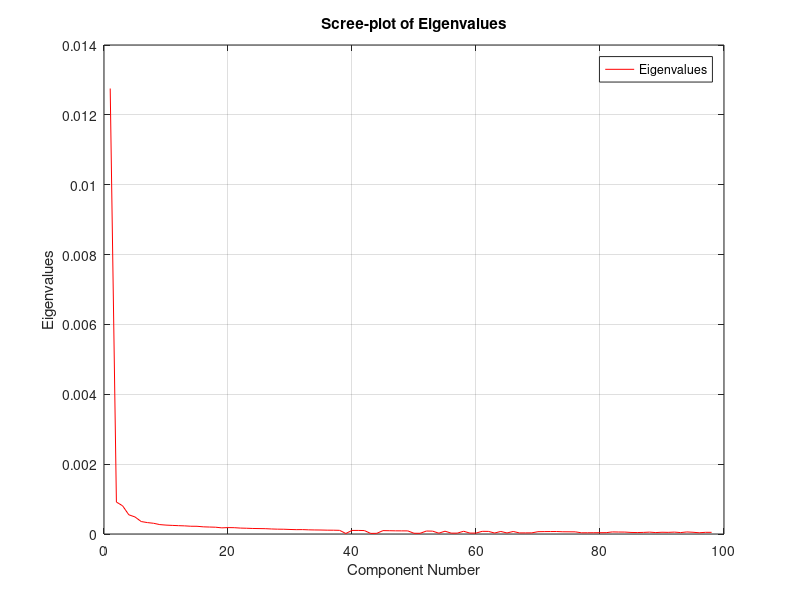

The MATLAB source for this figure: (Note: this script raises an error after producing the figure.)
close all;
clear all;
load('SP100_2011_2013.mat');
m = size(Y,1);
n = length(Y);
Q = n/m;

%Section 1
%% Question 1.
Y = Y';
sampleMean = mean(Y);
for i = 1:n
    Xs(i,:) = Y(i,:) - sampleMean;
end
Xs = Xs';

%% Question 2.
sigma_s = (1/n)*(Xs)*(Xs');
eigSigma_s = eig(sigma_s);

figure(1);
plot(eigSigma_s,'-r');
title('Scree-plot of Eigenvalues');
xlabel('Component Number');
ylabel('Eigenvalues');
set(gcf,'color','w');
legend('Eigenvalues');
grid on;

%% Question 3a.
D = diag(diag(sigma_s));
Cs = (D^(-1/2))*(sigma_s)*(D^(-1/2));

[Cs_eigenVector,Cs_eigenValue] = eig(Cs);
[lambdaSorted,index_lambda]=sort(diag(Cs_eigenValue),'descend');
%Cs_eigenValue_Sorted = Cs_eigenValue(index_lambda,index_lambda);
Cs_eigenVector_Sorted = Cs_eigenVector(:,index_lambda);

figure(2);
histn(lambdaSorted,0,0.1,50);
title('Eigenvalues of C_{s}');
xlabel('Eigenvalue (\lambda)');
ylabel('Probability Density P(\lambda)');
set(gcf,'color','w');
legend('Eigenvalues');
grid on;

%% Question 3b.
d_max = 1+(1/Q)+2*(sqrt(1/Q));
d_min = 1+(1/Q)-2*(sqrt(1/Q));
d = linspace(d_min,d_max);
P_rcm = (Q/(2*pi)).*(sqrt((d_max-d).*(d-d_min))./d);

figure(3);
histn(lambdaSorted,0,0.1,50);
hold on;
plot(d,P_rcm,'-r','LineWidth',2);
hold off;
title('Eigenvalues of C_{s}');
xlabel('Eigenvalue (\lambda)');
ylabel('Probability Density P(\lambda)');
legend('Eigenvalues','P_{rcm}');
set(gcf,'color','w');
grid on;

%% Question 3c.
lambdaSorted_5 = lambdaSorted(5:end);
lambdaSorted_5Norm = lambdaSorted_5*(sum(lambdaSorted)/sum(lambdaSorted_5));
figure(4);
histn(lambdaSorted_5Norm,0,0.1,max(lambdaSorted_5Norm));
hold on;
plot(d,P_rcm,'-r','LineWidth',2);
hold off;
title('Eigenvalues of C_{s} (Removal of largest 4 Eigenvalues)');
xlabel('Eigenvalue (\lambda)');
ylabel('Probability Density P(\lambda)');
legend('Eigenvalues','P_{rcm}');
set(gcf,'color','w');
grid on;

%% Question 3d.
H = randn(m,n);
W = (1/n)*(H)*(H');

[W_eigenVector, W_eigenValue] = eig(W);
[W_eigenValue_Sorted, W_eigenValue_Index] = sort(diag(W_eigenValue),'descend');
%W_eigenValue_Sorted_matrix = W_eigenValue( W_eigenValue_Index, W_eigenValue_Index);
W_eigenVector_Sorted = W_eigenVector(:,W_eigenValue_Index);

figure(5);
histn(real(W_eigenValue_Sorted),0,0.1,max(real(W_eigenValue_Sorted)));
hold on;
plot(d,P_rcm,'-r','LineWidth',2);
hold off;
title('Eigenvalues of W');
xlabel('Eigenvalue (\lambda)');
ylabel('Probability Density P(\lambda)');
legend('Eigenvalues','P_{rcm}');
set(gcf,'color','w');
grid on;

%% Question 3e.
Xs_shuffle = zeros(m,n);
for i = 1:m
    Xs_shuffle(i,:) = Xs(i,randperm(n));
end
sigma_s_shuffle = (1/n)*(Xs_shuffle)*(Xs_shuffle');
eigSigma_s_shuffle = eig(sigma_s_shuffle);
D_shuffle = diag(diag(sigma_s_shuffle));
Cs_shuffle = (D_shuffle^(-1/2))*(sigma_s_shuffle)*(D_shuffle^(-1/2));

[Cs_shuffle_eigenVector,Cs_shuffle_eigenValue] = eig(Cs_shuffle);
[Cs_shuffle_eigenValue_Sorted,Cs_shuffle_eigenValue_index]=sort(diag(Cs_shuffle_eigenValue),'descend');
%Cs_shuffle_eigenValue_Sorted_matrix = Cs_shuffle_eigenValue(Cs_shuffle_eigenValue_index,Cs_shuffle_eigenValue_index);
Cs_shuffle_eigenVector_Sorted = Cs_shuffle_eigenVector(:,Cs_shuffle_eigenValue_index);

figure(6);
histn(Cs_shuffle_eigenValue_Sorted,0,0.1,max(Cs_shuffle_eigenValue_Sorted));
hold on;
plot(d,P_rcm,'-r','LineWidth',2);
hold off;
title('Eigenvalues of C_{shuffle}');
xlabel('Eigenvalue (\lambda)');
ylabel('Probability Density P(\lambda)');
legend('Eigenvalues','P_{rcm}');
set(gcf,'color','w');
grid on;

%% Question 4a.
v = -4:0.1:4;
p_v = (1/sqrt(2*pi)).*exp((-1.*(v.^2))./2);
k = 70;

u_k = W_eigenVector_Sorted(:,k);

figure(7);
histn(sqrt(m)*(u_k),-4,0.1,4);
hold on; 
plot(v,p_v,'-r','LineWidth',2);
hold off;
title(['Eigenvector u_{',num2str(k),'} of W']);
xlabel('Eigenvector components u');
ylabel('Probability Density \rho(u)');
legend(['Eigenvector u_{',num2str(k),'}'],'Pdf');
set(gcf,'color','w');
grid on;

%% Question 4b.
%lambda_k = Cs_eigenValue_Sorted(k,k);
v_k = Cs_eigenVector_Sorted(:,k);

figure(8);
histn(sqrt(m)*(v_k),-4,0.1,4);
hold on; 
plot(v,p_v,'-r','LineWidth',2);
hold off;
title(['Eigenvector v_{',num2str(k),'} of C_{s}']);
xlabel('Eigenvector components v');
ylabel('Probability Density \rho(v)');
legend(['Eigenvector v_{',num2str(k),'}'],'Pdf');
set(gcf,'color','w');
grid on;

%% Question 4c. 
v_1 = Cs_eigenVector_Sorted(:,1);
v_2 = Cs_eigenVector_Sorted(:,2);
v_3 = Cs_eigenVector_Sorted(:,3);

figure(9);
histn(-1*sqrt(m)*(v_1),-4,0.1,4);
hold on; 
plot(v,p_v,'-r','LineWidth',2);
hold off;
title('Eigenvector v_{1} of C_{s}');
xlabel('Eigenvector components v');
ylabel('Probability Density \rho(v)');
legend('Eigenvector v_{1}','Pdf');
set(gcf,'color','w');
grid on;

figure(10);
histn(-1*sqrt(m)*(v_2),-4,0.1,4);
hold on;
plot(v,p_v,'-r','LineWidth',2);
hold off;
title('Eigenvector v_{2} of C_{s}');
xlabel('Eigenvector components v');
ylabel('Probability Density \rho(v)');
legend('Eigenvector v_{2}','Pdf');
set(gcf,'color','w');
grid on;

figure(11);
histn(-1*sqrt(m)*(v_3),-4,0.1,4);
hold on;
plot(v,p_v,'-r','LineWidth',2);
hold off;
title('Eigenvector v_{3} of C_{s}');
xlabel('Eigenvector components v');
ylabel('Probability Density \rho(v)');
legend('Eigenvector v_{3}','Pdf');
set(gcf,'color','w');
grid on;

%% Question 5b.
IPR_W = sum(W_eigenVector_Sorted.^4);
figure(12);
loglog(W_eigenValue_Sorted,IPR_W,'-o');
set(gcf,'color','w');
title('IPR of W');
xlabel('Eigenvalue');
ylabel('Inverse Participation Ratio');
xlim([10^-2 10^2]);
ylim([10^-3 10^0]);
grid on;

%% Question 5b. 
IPR_Cs = sum(Cs_eigenVector_Sorted.^4);
figure(13);
loglog(W_eigenValue_Sorted,IPR_W,'-o');
hold on;
loglog(lambdaSorted,IPR_Cs,'-o');
hold off;
set(gcf,'color','w');
title('IPR of W and IPR of C_s');
xlabel('Eigenvalue');
ylabel('Inverse Participation Ratio');
legend('IPR(W)','IPR(C_s)');
xlim([10^-2 10^2]);
ylim([10^-3 10^0]);
grid on;

lambdaSorted_2 = lambdaSorted(2:end);
lambdaSorted_2Norm = lambdaSorted_2*(sum(lambdaSorted)/sum(lambdaSorted_2));
IPR_Cs_2 = sum(Cs_eigenVector_Sorted(:,2:end).^4);
figure(14);
loglog(W_eigenValue_Sorted,IPR_W,'-o');
hold on;
loglog(lambdaSorted_2Norm,IPR_Cs_2,'-o');
hold off;
set(gcf,'color','w');
title('IPR of W and IPR of C_s (Removal of 1 Eigenvalue & Eigenvector)');
xlabel('Eigenvalue');
ylabel('Inverse Participation Ratio');
legend('IPR(W)','IPR(C_s)');
xlim([10^-2 10^2]);
ylim([10^-3 10^0]);
grid on;

%% Question 6

XsCap_shuffle = zeros(m,n);

for i = 1:n
    XsCap_shuffle(:,i) = Xs(randperm(m),i);
end

sigmaCap_s_shuffle = (1/n)*(XsCap_shuffle)*(XsCap_shuffle');
eigSigmaCap_s_shuffle = eig(sigmaCap_s_shuffle);
DCap_shuffle = diag(diag(sigmaCap_s_shuffle));
CsCap_shuffle = (DCap_shuffle^(-1/2))*(sigmaCap_s_shuffle)*(DCap_shuffle^(-1/2));

[CsCap_shuffle_eigenVector,CsCap_shuffle_eigenValue] = eig(CsCap_shuffle);
[CsCap_shuffle_eigenValue_Sorted,CsCap_shuffle_eigenValue_index]=sort(diag(CsCap_shuffle_eigenValue),'descend');
%Cs_shuffle_eigenValue_Sorted_matrix = Cs_shuffle_eigenValue(Cs_shuffle_eigenValue_index,Cs_shuffle_eigenValue_index);
CsCap_shuffle_eigenVector_Sorted = CsCap_shuffle_eigenVector(:,CsCap_shuffle_eigenValue_index);

figure(15);
histn(CsCap_shuffle_eigenValue_Sorted,0,0.1,50);
hold on;
plot(d,P_rcm,'-r','LineWidth',2);
hold off;
title('Eigenvalues of C_{shuffle}');
xlabel('Eigenvalue (\lambda)');
ylabel('Probability Density P(\lambda)');
legend('Eigenvalues','P_{rcm}');
set(gcf,'color','w');
grid on;

